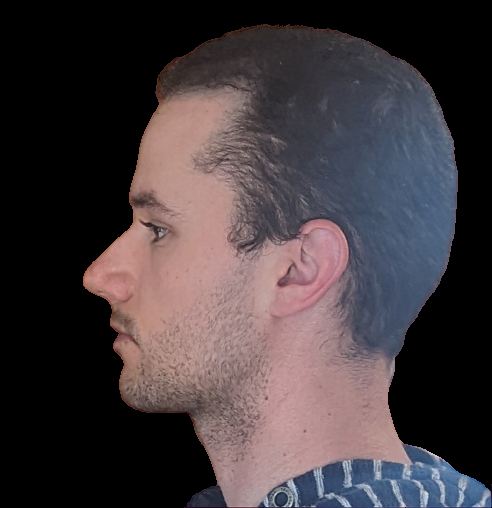
#> input picture no-bg.png, 492 x 508 px
$ python contrast.py
#> lines starting #> are read from the running program, lines starting #| are printed output that depends on the picture
import cv2
import numpy as np

# Read the image
image = cv2.imread('./no-bg.png')
#> image is the input picture: shape (508, 492, 3); mean B, G, R 61.4, 58.1, 67.1
cv2.imshow("First", image)

blurred = cv2.GaussianBlur(image, (0, 0), 10)
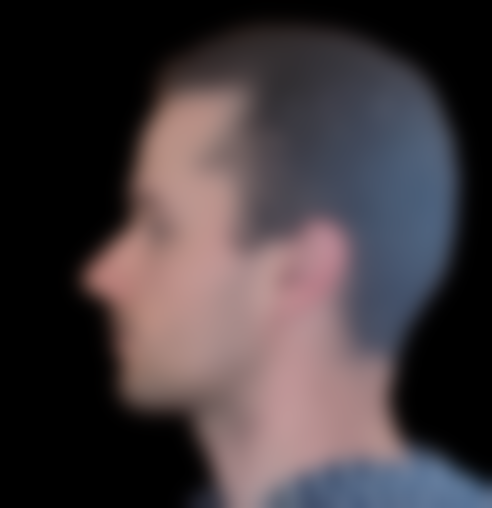
#> blurred: shape (508, 492, 3); mean B, G, R 61.4, 58.2, 67.1

# Calculate the unsharp mask
unsharp_image = cv2.addWeighted(image, 2, blurred, -1, 0)
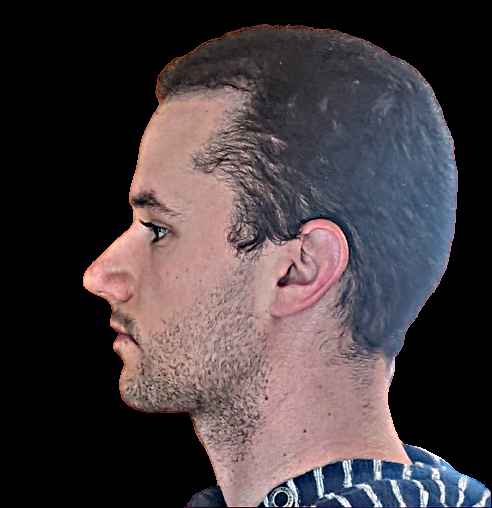
#> unsharp_image: shape (508, 492, 3); mean B, G, R 63.3, 60, 69.3
cv2.imshow("Second", unsharp_image)

# Convert the image to grayscale
gray = cv2.cvtColor(unsharp_image, cv2.COLOR_BGR2GRAY)
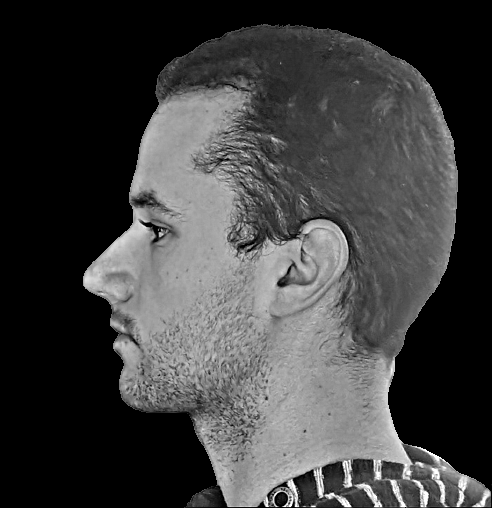
#> gray: shape (508, 492); min 0, max 255, mean 63.2

# Apply contrast adjustment
alpha = 5  # Contrast control (1.0 for original image)
adjusted = cv2.convertScaleAbs(gray, alpha=alpha, beta=0)
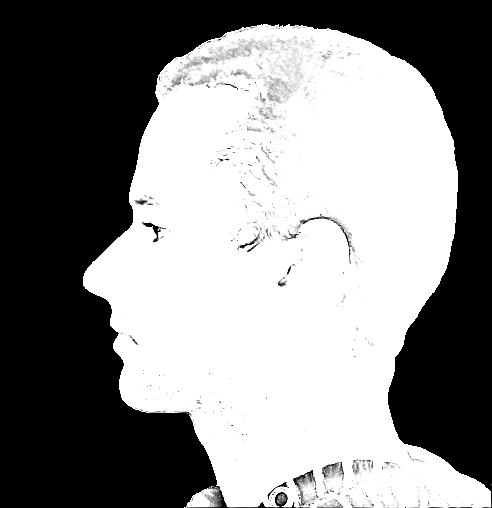
#> adjusted: shape (508, 492); min 0, max 255, mean 136.1

# Display the original and adjusted images
cv2.imshow('Original', gray)
cv2.imshow('Adjusted', adjusted)
cv2.imwrite("temp1.jpg", adjusted)
cv2.waitKey(0)
cv2.destroyAllWindows()

$ run again, with temp3.jpg saved as no-bg.png
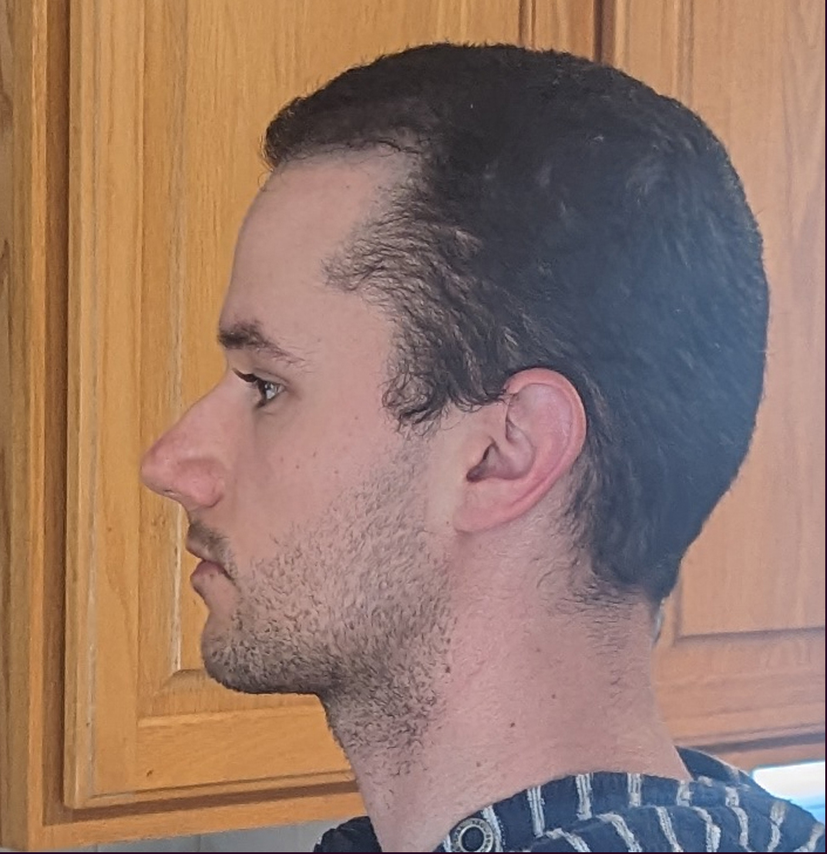
#> input picture temp3.jpg, 827 x 854 px, shrunk from 1408 x 1454 before the run
#> image is the input picture: shape (854, 827, 3); mean B, G, R 105.6, 119.6, 149.7
#> `gray = cv2.cvtColor(unsharp_image, cv2.COLOR_BGR2GRAY)`:
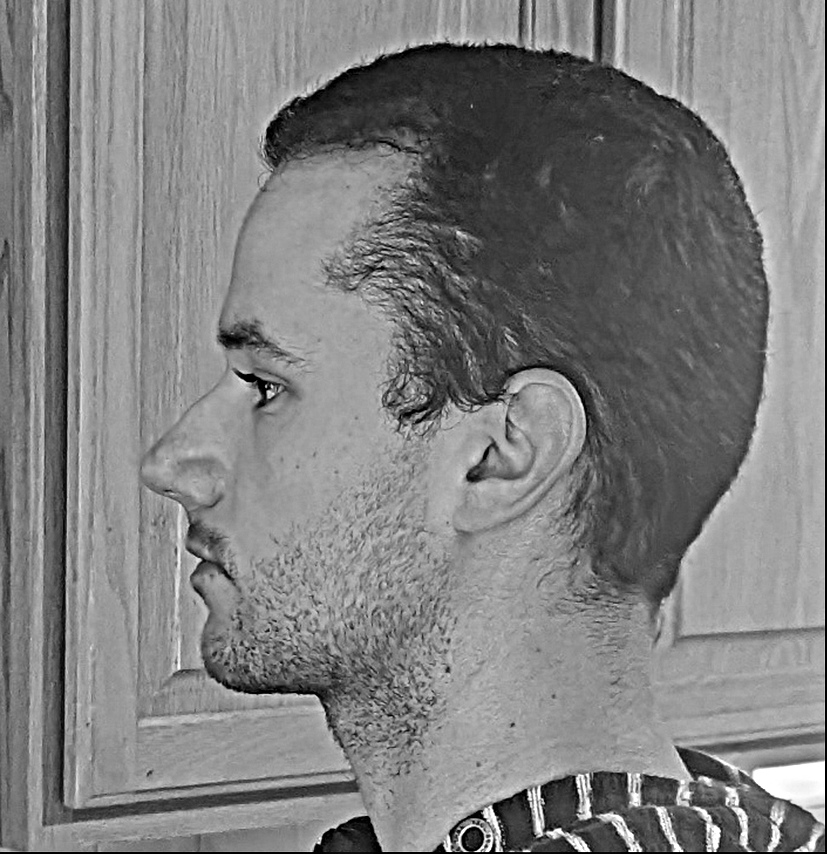
#> gray: shape (854, 827); min 0, max 255, mean 127.2
#> `adjusted = cv2.convertScaleAbs(gray, alpha=alpha, beta=0)`:
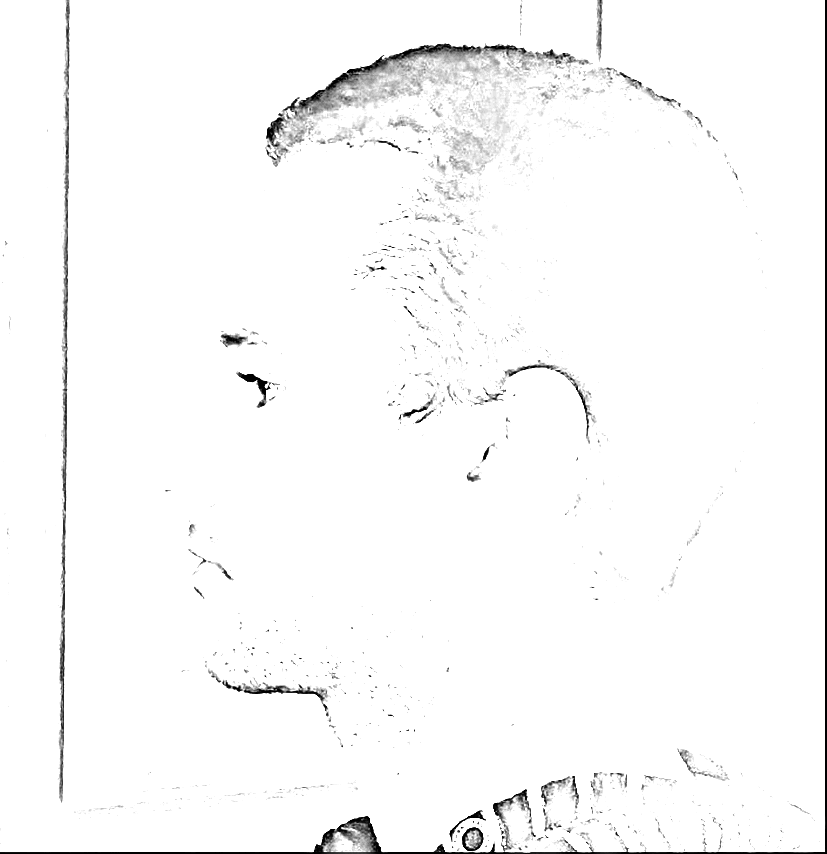
#> adjusted: shape (854, 827); min 0, max 255, mean 249.5
